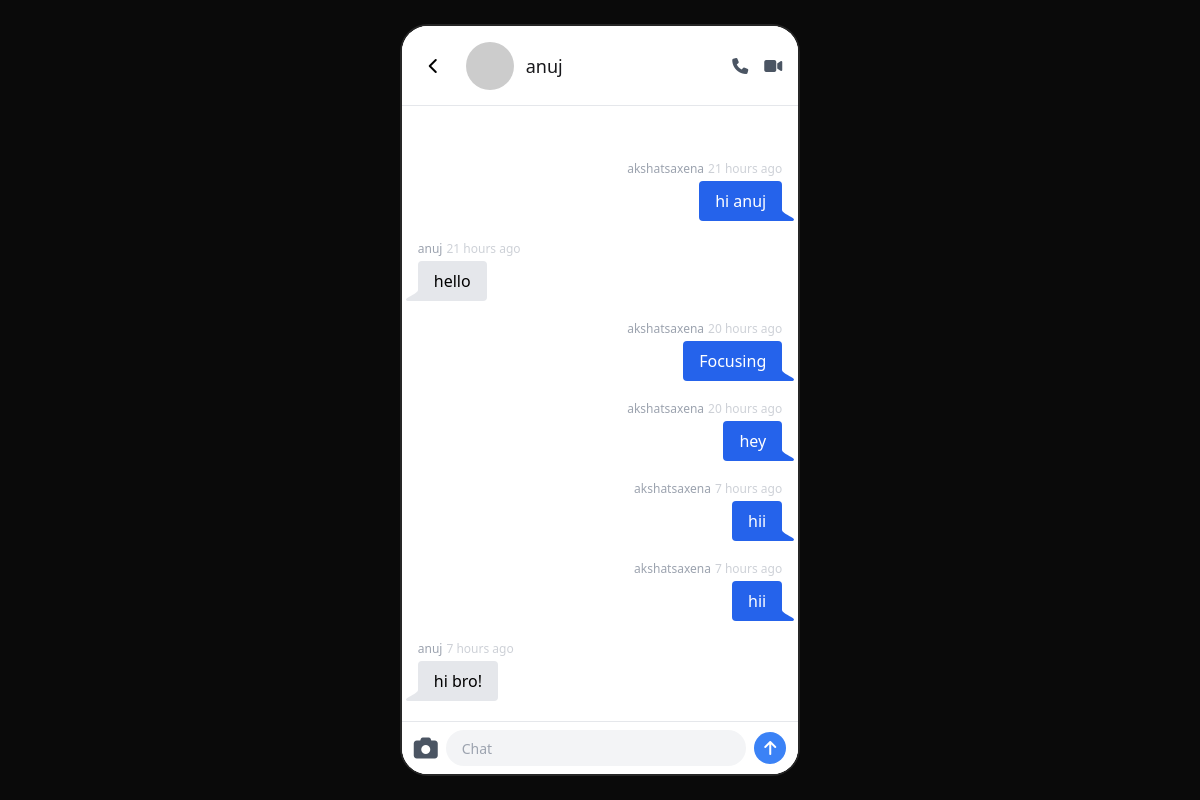
The page /chat-details/3 (signed in) on the database as committed earlier.
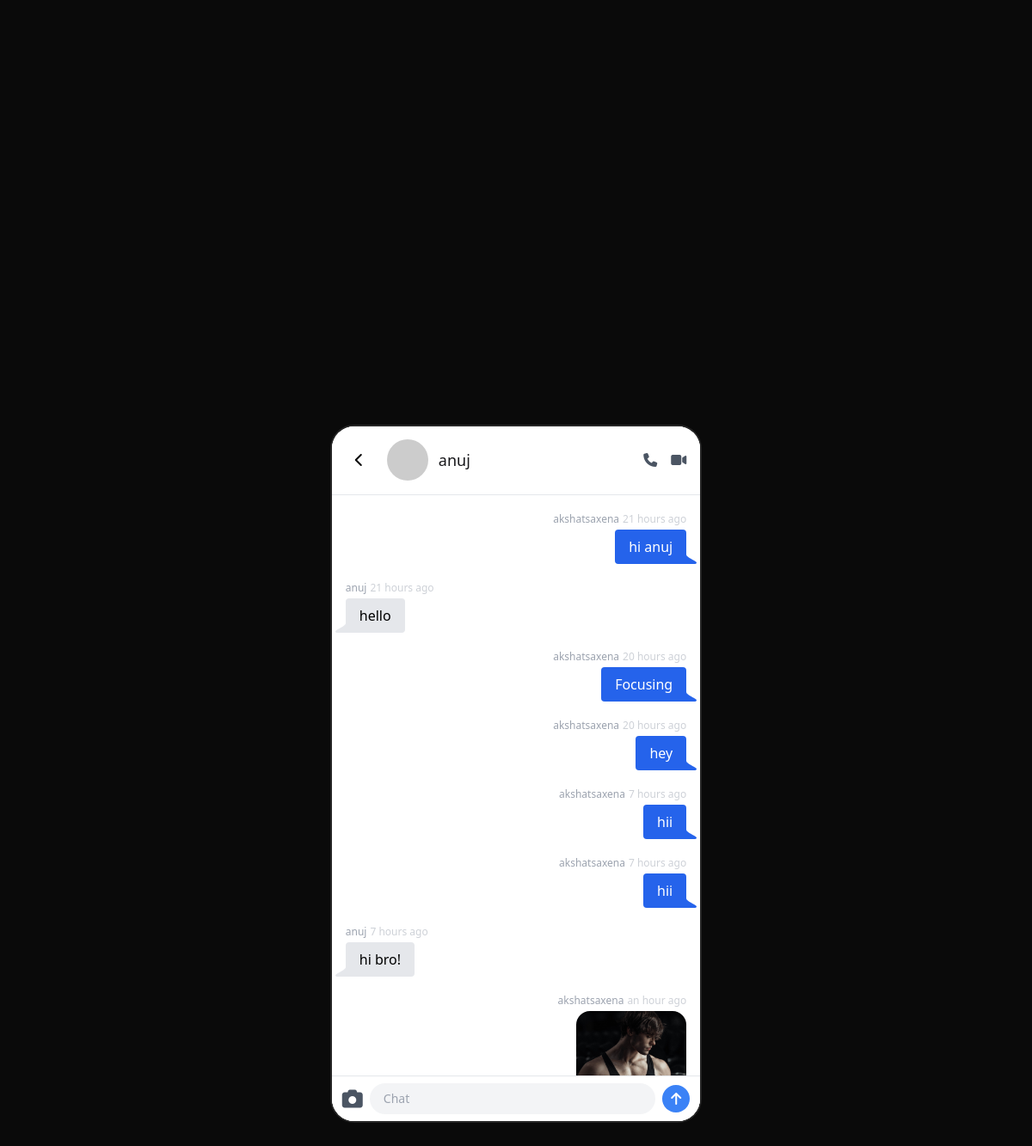
The same page on the database as committed later.
### core/models.py (models this page shows, shortened)
class Message(models.Model):
    sender = models.ForeignKey(
        to=get_user_model(), on_delete=models.CASCADE, related_name="sent_messages"
    )
    receiver = models.ForeignKey(
        to=get_user_model(), on_delete=models.CASCADE, related_name="recieved_messages"
    )
    text = models.TextField()
    created_at = models.DateTimeField(auto_now_add=True)
    image=models.ImageField(upload_to='snaps',null=True,blank=True)

### core/views.py (the view)
# urls.py: path("chat-details/<int:id>", chat_details_view, name="chat-details"),
def chat_details_view(request, id):
    friend = get_object_or_404(get_user_model(), pk=id)
    messages = Message.objects.filter(
        Q(sender=request.user, receiver=friend)
        | Q(sender=friend, receiver=request.user)
    ).order_by("created_at")
    if not are_friends(request.user, friend):
        return redirect("home")
    return render(
        request, "pages/chat-details.html", {"friend": friend, "messages": messages}
    )

### core/views.py (called while the page is built)
def are_friends(user1, user2):
    return (
        FriendRequest.objects.filter(
            Q(from_user=user1, to_user=user2) | Q(from_user=user2, to_user=user1)
        )
        .filter(status=FriendRequest.StatusChoice.ACCEPTED)
        .exists()
    )

### core/templates/pages/chat-details.html (shortened to what this page needs)
{% extends 'base.html' %}
{% load humanize %}
{% block content %}
<div class="h-full flex flex-col bg-white">
  <div class="sticky top-0 z-20 h-20 bg-white border-b flex items-center px-4">
    <a
      href="{% url 'home' %}"
      class="size-8 flex items-center justify-center rounded-full hover:bg-neutral-100"
    >
      <i class="fa-solid fa-chevron-left text-black"></i>
    </a>
    <div class="flex items-center gap-3 ml-4">
      <img
        src="https://i.pravatar.cc/150?img=11"
        class="w-12 h-12 rounded-full object-cover"
        alt="{{ friend.username }}"
      />
      <span class="text-lg font-medium">{{ friend.username }}</span>
    </div>
    <div class="flex flex-row ml-auto gap-4 text-gray-600">
      <button type="button"><i class="fa-solid fa-phone"></i></button>
      <button type="button"><i class="fa-solid fa-video"></i></button>
    </div>
  </div>
  <main
    class="flex-1 overflow-y-auto px-4 py-4 left-0 [&::-webkit-scrollbar]:hidden [-ms-overflow-style:none] [scrollbar-width:none]"
  >
    <div class="flex flex-col justify-end min-h-full space-y-3">
      {% for message in messages %}
        {% if message.sender == request.user %}
          <div class="chat chat-end flex flex-col items-end">
            <div class="chat-header text-xs text-gray-400 mb-1">
              {{ message.sender }}
              <time class="text-xs opacity-50">{{ message.created_at|naturaltime }}</time>
            </div>
            {% if message.image %}
              <div class="mb-1">
                <img
                  src="{{ message.image.url }}"
                  class="w-30 h-40 max-w-full  rounded-2xl shadow-sm"
                  alt="{{ message.image.name }}"
                />
              </div>
            {% endif %}
            {% if message.text %}
              <div class="chat-bubble bg-blue-600 text-white">
                <p>{{ message.text }}</p>
              </div>
            {% endif %}
          </div>
        {% else %}
          <div class="chat chat-start flex flex-col items-start">
            <div class="chat-header text-xs text-gray-400 mb-1">
              {{ message.sender }}
              <time class="text-xs opacity-50">{{ message.created_at|naturaltime }}</time>
            </div>
            {% if message.text %}
              <div class="chat-bubble bg-gray-200 text-black">
                <p>{{ message.text }}</p>
              </div>
            {% endif %}
          </div>
        {% endif %}
      {% endfor %}
    </div>
  </main>
  <form
    action="{% url 'send-message' friend.id %}"
    method="POST"
    enctype="multipart/form-data"
    class="sticky bottom-0 bg-white border-t border-gray-200 px-3 py-2 flex flex-col gap-2"
  >
    <div class="flex items-center gap-2">
      <button id="file-btn" type="button" class="text-2xl text-gray-600 hover:text-blue-500 transition-colors">
        <i class="fa-solid fa-camera"></i>
      </button>
      <input
        type="text"
        name="message"
        placeholder="Chat"
        class="flex-1 h-9 bg-gray-100 rounded-full px-4 outline-none text-sm focus:ring-1 focus:ring-blue-400"
      />
      <button type="submit" class="w-8 h-8 rounded-full bg-blue-500 text-white flex items-center justify-center hover:bg-blue-600">
        <i class="fa-solid fa-arrow-up"></i>
      </button>
    </div>
  </form>
</div>
{% endblock %}

### core/templates/base.html (shortened to what this page needs)
{% load static %}
<!DOCTYPE html>
<html lang="en">
<head>
    <script src="https://cdn.tailwindcss.com"></script>
 <link href="https://cdn.jsdelivr.net/npm/daisyui@5" rel="stylesheet" type="text/css" />
    <link
        rel="stylesheet"
        href="https://cdnjs.cloudflare.com/ajax/libs/font-awesome/6.7.2/css/all.min.css"
    >
</head>
<body class="h-full overflow-hidden font-sans">
    <div class="h-dvh overflow-hidden bg-white sm:bg-neutral-950 flex justify-center items-center sm:p-6">
        <div
            class="relative w-full h-full min-h-0 overflow-hidden bg-white sm:w-auto sm:h-[min(812px,calc(100dvh-3rem))] sm:aspect-[450/845] sm:border-[2px] sm:border-neutral-800 sm:rounded-[1.75rem]">
            <div class="relative w-full min-h-0 h-full overflow-hidden sm:rounded-[1.35rem]">
                {% block content %}
                {% endblock %}
            </div>
        </div>
    </div>
</body>
</html>

### core/templates/base.html (style rules this page uses)
body { font-family: "Plus Jakarta Sans", sans-serif; }

Rows that differ between the two databases and show on the page:
added Message: sender "akshatsaxena", created_at "an hour ago", image (picture)
